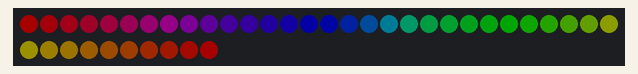
The sketch below on a simulated ESP8266 (NodeMCU). On the bench: 40 RGB LEDs in strip order, left to right, continuing on the next row. Dim RGB values are drawn brighter than linear.

Above: at 0.15 s.
At 4.71 s:
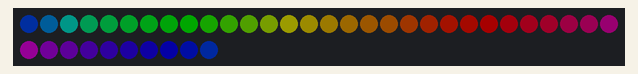
At 9.58 s:
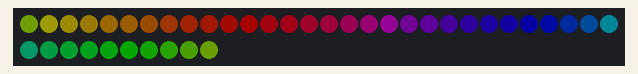
At 19.32 s:
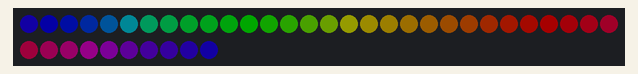
At 29.36 s:
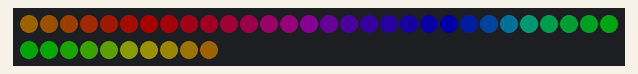
At 39.71 s:
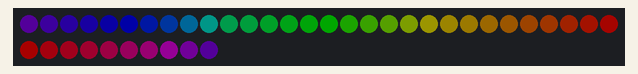

The sketch:

ledTest.ino
```cpp
// The ESP8266 pin order MUST be declared before including FastLED
// See more details here: https://github.com/FastLED/FastLED/wiki/ESP8266-notes
#define FASTLED_ESP8266_RAW_PIN_ORDER
#include <FastLED.h>

#define LED_PIN   D1
#define CHIPSET   WS2812
#define NUM_LEDS  40

CRGB leds[NUM_LEDS];

int mode;

void setup() {
  Serial.begin(9600);

  FastLED.setBrightness(255);
  FastLED.addLeds<CHIPSET, LED_PIN, GRB>(leds, NUM_LEDS);

  mode = 0;
}

uint8_t gHue = 0;
uint8_t gHueDelta = 3;

void loop() {
  //  for (int i = 0; i < NUM_LEDS; i += 3)
  //  {
  //    if ((mode + i/3) % 3 == 0){
  //      leds[i] = CRGB::HotPink;
  //    }
  //    else if((mode + i/3) % 3 == 1){
  //      leds[i] = CRGB::Green;
  //    }
  //    else if((mode + i/3) % 3 == 2){
  //      leds[i] = CRGB::Blue;
  //    }
  //  }

  gHue += gHueDelta; // compute new hue value, automatically in range

//  leds[21] = CRGB::White;
//  leds[21] = CHSV(gHue, 255, 100);

  fill_gradient(leds, 0, CHSV(mode,255,100), NUM_LEDS-1, CHSV((mode+1)%255,255,100), LONGEST_HUES);

//  FastLED.setBrightness(150);
//  fill_solid(leds, NUM_LEDS, CRGB::FairyLight   );


  FastLED.show();
  delay(10);
  mode += 1;
  mode %= 255;
}
```
